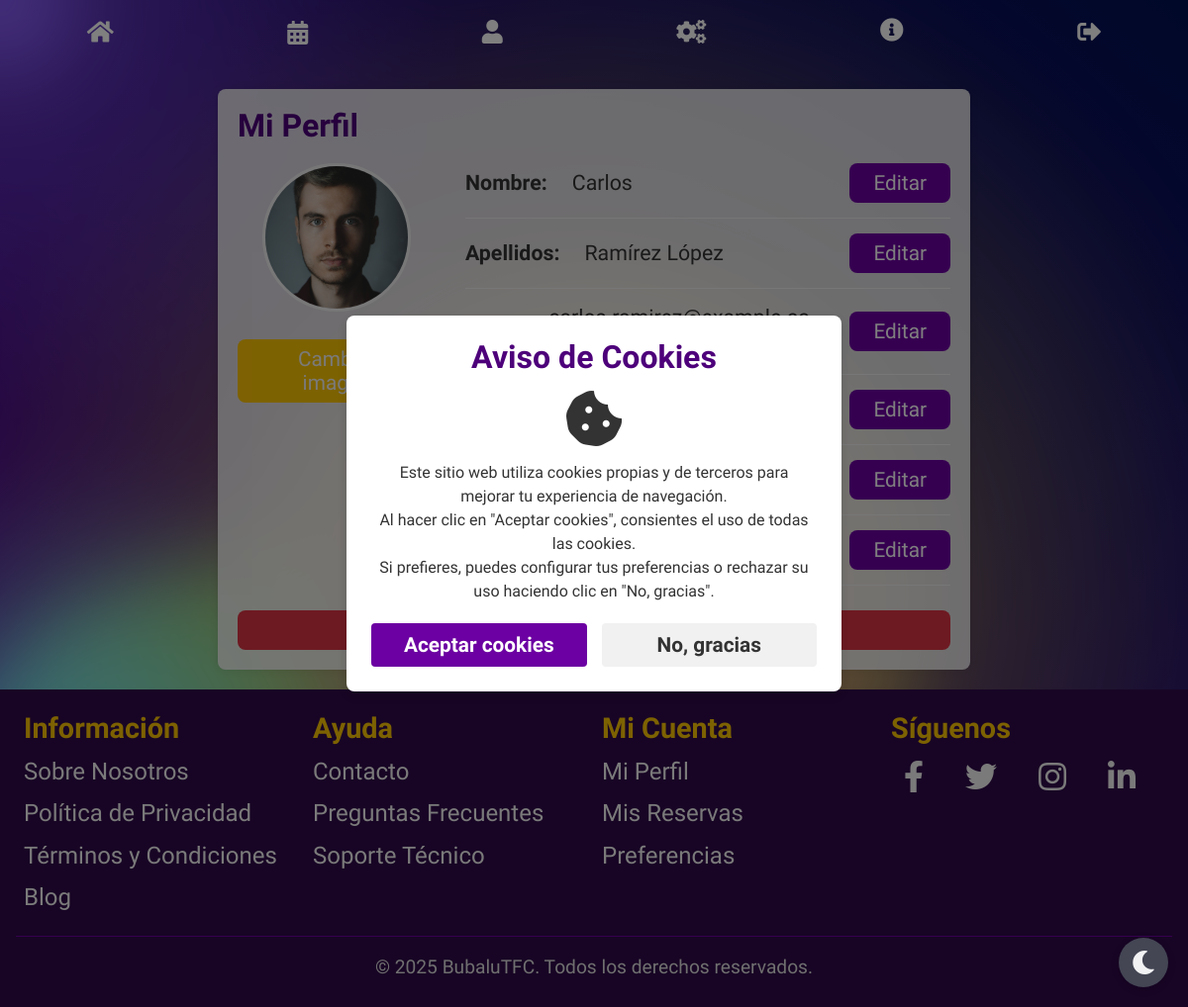
/index.php?controlador=users&action=home (signed in), run on the app's committed database.
### tables this page shows
CREATE TABLE `users` (
  `id_user` int(11) NOT NULL,
  `name` varchar(250) NOT NULL,
  `surnames` varchar(250) NOT NULL,
  `phone_number` int(11) NOT NULL,
  `birthdate` date NOT NULL DEFAULT '1900-01-01',
  `email` varchar(300) NOT NULL,
  `password` varchar(300) NOT NULL,
  `role` enum('customer','administrator') NOT NULL DEFAULT 'customer',
  `avatar_image` varchar(300) NOT NULL DEFAULT 'avatar_images/default_avatar.png',
  `registration_date` timestamp NOT NULL DEFAULT current_timestamp() ON UPDATE current_timestamp()
);

### controller/users_controller.php (called while the page is built, shortened)
<?php
function home()
{
    require_once("model/users_model.php");
    $datos = new Users_model();
    $usuario = $datos->get_user_by_email($_SESSION["nombre"]);
    require_once("view/users_view.php");
}

### model/conectar.php (called while the page is built)
<?php
class Conectar{
    public static function conexion(){
        try {
            $conexion = new mysqli("bbdd.bubalues.com", "ddb254416", "g135Jpkl)62%bj", "ddb254416");
            $conexion->set_charset("utf8mb4");
        } catch (Exception $e) {
            die('Error: '.$e->getMessage());
            }
        return $conexion;
    }
}
?>

### model/users_model.php (called while the page is built, shortened)
<?php
class Users_Model
{
    private $db;
    public function __construct()
    {
        require_once("model/conectar.php");
        $this->db = Conectar::conexion();
    }
    public function get_user_by_email($email)
    {
        $sql = "SELECT * FROM users WHERE email = '$email'";
        $consulta = $this->db->query($sql);
        return $consulta->fetch_assoc();
    }
}

### view/users_view.php (the view, shortened to what this page needs)
<?php
require_once("view/menu.php");
?>
<div class="content-with-menu" style="position: relative;">
    <div class="gradient-bg">
        <div class="gradients-container">
            <div class="g3"></div>
        </div>
    </div>
    <div class="user-profile-container" style="position: relative; z-index: 1;">
        <div class="user-profile">
            <h2>Mi Perfil</h2>
            <div class="profile-content">
                <div class="profile-image-container">
                    <img id="profile-image" src="<?= htmlspecialchars($usuario["avatar_image"] ?? "avatar_images/default_avatar.png") ?>" alt="Imagen de perfil">
                    <form id="upload-avatar-form" enctype="multipart/form-data">
                        <button type="button" id="change-image-btn" class="btn btn-primary">Cambiar imagen</button>
                    </form>
                </div>
                <div class="profile-info">
                    <div class="profile-field">
                        <span class="field-label">Nombre:</span>
                        <span class="field-value" id="name-value"><?= htmlspecialchars($usuario["name"]) ?></span>
                        <button class="edit-service-btn btn btn-secondary" data-field="name">Editar</button>
                    </div>
                    <div class="profile-field">
                        <span class="field-label">Apellidos:</span>
                        <span class="field-value" id="surnames-value"><?= htmlspecialchars($usuario["surnames"]) ?></span>
                        <button class="edit-service-btn btn btn-secondary" data-field="surnames">Editar</button>
                    </div>
                    <div class="profile-field">
                        <span class="field-label">Email:</span>
                        <span class="field-value" id="email-value"><?= htmlspecialchars($usuario["email"]) ?></span>
                        <button class="edit-service-btn btn btn-secondary" data-field="email">Editar</button>
                    </div>
                    <div class="profile-field">
                        <span class="field-label">Contraseña:</span>
                        <span class="field-value" id="password-value">••••••••</span>
                        <button class="edit-service-btn btn btn-secondary" data-field="password">Editar</button>
                    </div>
                    <div class="profile-field">
                        <span class="field-label">Teléfono:</span>
                        <span class="field-value" id="phone_number-value"><?= htmlspecialchars($usuario["phone_number"] ?? "No especificado") ?></span>
                        <button class="edit-service-btn btn btn-secondary" data-field="phone_number">Editar</button>
                    </div>
                    <div class="profile-field">
                        <span class="field-label">Fecha de Nacimiento:</span>
                        <span class="field-value" id="birthdate-value"><?= htmlspecialchars($usuario["birthdate"]) ?></span>
                        <button class="edit-service-btn btn btn-secondary" data-field="birthdate">Editar</button>
                    </div>
                </div>
                <button type="button" id="delete-profile-btn" class="btn btn-danger">Eliminar perfil</button>
            </div>
        </div>
    </div>
</div>
<?php render_site_footer(); ?>

### index.php (shortened to what this page needs)
<?php
$isAjax = (
    !empty($_SERVER['HTTP_X_REQUESTED_WITH']) &&
    strtolower($_SERVER['HTTP_X_REQUESTED_WITH']) === 'xmlhttprequest'
);
if (!$isAjax):
?>
<!DOCTYPE html>
<html lang="en">
<head>
    <link rel="stylesheet" href="styles/global.css">
    <link rel="stylesheet" href="styles/layout.css">
    <link rel="stylesheet" href="styles/responsive.css">
    <link rel="stylesheet" href="styles/dark-theme.css">
    <link rel="stylesheet" href="styles/cookie-modal.css">
    <link rel="stylesheet" href="https://cdnjs.cloudflare.com/ajax/libs/font-awesome/5.15.4/css/all.min.css">
</head>
<body>
<?php endif; ?>
<?php
require_once("controller/front_controller.php");
?>
<?php if (!$isAjax): ?>
    <?php require_once("view/cookie_modal.php"); ?>
</body>
</html>
<?php endif; ?>

### controller/front_controller.php (shortened to what this page needs)
<?php
$action = DEFAULT_ACTION;
if (!empty($_GET['action'])) {
    $action = $_GET['action'];
} elseif (!empty($_POST['action'])) {
    $action = $_POST['action'];
}
try {
    if (is_callable($action)) $action();
    else
        throw new Exception('La accion no existe- 404 not found');
    }catch(Exception $e) {
    console_log($e->getMessage());
}
?>

### view/menu.php (shortened to what this page needs)
<link rel="stylesheet" href="styles/menu_bar.css">
<link rel="stylesheet" href="styles/home.css">
<link rel="stylesheet" href="styles/bubbles.css">
<?php
require_once("view/footer_loader.php");
$is_home_page = true;
if (isset($_GET["controlador"]) && isset($_GET["action"])) {
    if (($_GET["controlador"] == "business" && $_GET["action"] == "home") ||
        ($_GET["controlador"] == "business" && $_GET["action"] == "iniciar") ||
        (!isset($_GET["controlador"]) && !isset($_GET["action"]))) {
        $is_home_page = true;
    } else {
        $is_home_page = false;
    }
}
?>
<?php if (!$is_home_page): ?>
<div class="menu-container with-bubbles">
<?php endif; ?>
<?php if (isset($_SESSION["nombre"])): ?>
    <div class="icon-menu-logged">
        <a href="index.php?controlador=business&action=home" class="icon-menu-item">
            <i class="fas fa-home"></i>
        </a>
        <?php if ($_SESSION["role"] === "administrator"): ?>
            <div class="dropdown-calendar">
                <a href="#" class="icon-menu-item dropdown-toggle">
                    <i class="fas fa-calendar-alt"></i>
                </a>
            </div>
        <?php else: ?>
            <a href="index.php?controlador=users&action=reservas" class="icon-menu-item">
                <i class="fas fa-calendar-alt"></i>
            </a>
        <?php endif; ?>
        <a href="index.php?controlador=users&action=home" class="icon-menu-item">
            <i class="fas fa-user"></i>
        </a>
        <?php if ($_SESSION["role"] === "administrator"): ?>
            <a href="index.php?controlador=administrator&action=home" class="icon-menu-item">
                <i class="fas fa-cogs"></i>
            </a>
            <a href="index.php?controlador=administrator&action=view_pending_requests" class="icon-menu-item notification-icon-container">
                <i class="fas fa-info-circle"></i>
            </a>
        <?php endif; ?>
        <a href="index.php?controlador=business&action=desconectar" class="icon-menu-item">
            <i class="fas fa-sign-out-alt"></i>
        </a>
    </div>
<?php endif; ?>
<?php if (!$is_home_page): ?>
</div>
<?php endif; ?>

### view/footer_loader.php
<?php
if (!function_exists('render_site_footer')) {
    function render_site_footer() {
        echo '<link rel="stylesheet" href="styles/footer.css">';
        echo <<<HTML
        <footer class="site-footer">
            <div class="footer-content">
                <div class="footer-column">
                    <h4>Información</h4>
                    <ul>
                        <li><a href="#">Sobre Nosotros</a></li>
                        <li><a href="#">Política de Privacidad</a></li>
                        <li><a href="#">Términos y Condiciones</a></li>
                        <li><a href="#">Blog</a></li>
                    </ul>
                </div>
                <div class="footer-column">
                    <h4>Ayuda</h4>
                    <ul>
                        <li><a href="#">Contacto</a></li>
                        <li><a href="#">Preguntas Frecuentes</a></li>
                        <li><a href="#">Soporte Técnico</a></li>
                    </ul>
                </div>
                <div class="footer-column">
                    <h4>Mi Cuenta</h4>
                    <ul>
                        <li><a href="index.php?controlador=users&action=home">Mi Perfil</a></li>
                        <li><a href="index.php?controlador=users&action=reservas">Mis Reservas</a></li>
                        <li><a href="#">Preferencias</a></li>
                    </ul>
                </div>
                <div class="footer-column">
                    <h4>Síguenos</h4>
                    <div class="social-icons">
                        <a href="#" aria-label="Facebook"><i class="fab fa-facebook-f"></i></a>
                        <a href="#" aria-label="Twitter"><i class="fab fa-twitter"></i></a>
                        <a href="#" aria-label="Instagram"><i class="fab fa-instagram"></i></a>
                        <a href="#" aria-label="LinkedIn"><i class="fab fa-linkedin-in"></i></a>
                    </div>
                </div>
            </div>
            <div class="footer-bottom">
                <p>&copy; 2025 BubaluTFC. Todos los derechos reservados.</p>
            </div>
        </footer>
HTML;
    }
}
?>

### view/cookie_modal.php (shortened to what this page needs)
<div id="cookieModalOverlay" class="cookie-modal-overlay">
    <div id="cookieModal" class="cookie-modal">
        <div class="cookie-modal-header">
            <h3>Aviso de Cookies</h3>
        </div>
        <div class="cookie-modal-content">
            <i class="fas fa-cookie-bite"></i>
            <p>Este sitio web utiliza cookies propias y de terceros para mejorar tu experiencia de navegación. <br>
            Al hacer clic en "Aceptar cookies", consientes el uso de todas las cookies. <br>
            Si prefieres, puedes configurar tus preferencias o rechazar su uso haciendo clic en "No, gracias".</p>
        </div>
        <div class="cookie-modal-actions">
            <button id="cookieAcceptBtn" class="cookie-accept-btn">Aceptar cookies</button>
            <button id="cookieDeclineBtn" class="cookie-decline-btn">No, gracias</button>
        </div>
    </div>
</div>

### styles/global.css (style rules this page uses)
:root { --purple-dark: #4d007a; --purple-medium: #5a008d; --purple-regular: #6c00a2; --purple-light: #7d33b5; --purple-lighter: #8e66c8; --purple-pale: #a099db; --purple-very-pale: #b3ccec; --purple-almost-white: #c6fff0; --purple-white: #daffee; --accent-yellow: #fbc404; --white: #FFFFFF; --light-gray: #F5F5F5; --medium-gray: #E0E0E0; --dark-gray: #333333; --success: #4CAF50; --warning: #fbc404; --error: #F44336; --info: #6c00a2; --spacing-xs: 0.25rem; --spacing-sm: 0.5rem; --spacing-md: 1rem; --spacing-lg: 1.5rem; --spacing-xl: 2rem; --border-radius-sm: 4px; --border-radius-md: 8px; --border-radius-lg: 16px; --box-shadow: 0 2px 10px rgba(0, 0, 0, 0.1); --transition-fast: 0.2s ease; --transition-normal: 0.3s ease; --transition-slow: 0.5s ease; }
* { margin: 0; padding: 0; box-sizing: border-box; }
html { font-size: 16px; scroll-behavior: smooth; height: 100%; min-width: 320px; }
body { font-family: "Dongle", sans-serif; line-height: 1.3; color: var(--dark-gray); background-color: var(--white); font-size: 1.6rem; display: flex; flex-direction: column; min-height: 100%; }
.content-with-menu { flex-grow: 1; }
h1, h2, h3 { font-family: "Dongle", sans-serif; line-height: 1.1; margin-bottom: var(--spacing-md); color: var(--purple-dark); font-weight: 700; }
h4, h5, h6 { font-family: "Dongle", sans-serif; line-height: 1.1; margin-bottom: var(--spacing-md); color: var(--purple-regular); font-weight: 400; }
h2 { font-size: 2rem; }
h3 { font-size: 1.75rem; }
h4 { font-size: 1.5rem; }
p { margin-bottom: var(--spacing-md); }
a { color: var(--purple-regular); text-decoration: none; transition: color var(--transition-fast); }
img { max-width: 100%; height: auto; }
.btn { display: inline-block; font-family: "Dongle", sans-serif; font-size: 1.3rem; padding: var(--spacing-sm) var(--spacing-lg); border-radius: var(--border-radius-md); border: none; cursor: pointer; transition: all var(--transition-normal); text-align: center; font-weight: 400; }
.btn-primary { background-color: var(--accent-yellow); color: var(--light-gray); }
.btn-secondary { background-color: var(--purple-regular); color: var(--white); }

### styles/layout.css (style rules this page uses)
.footer-column { flex: 1; min-width: 250px; }
.footer-bottom { padding-top: var(--spacing-md); border-top: 1px solid rgba(255, 255, 255, 0.1); text-align: center; color: var(--blue-white); font-size: 0.9rem; }

### styles/responsive.css (style rules this page uses)
:root { --breakpoint-sm: 576px; --breakpoint-md: 768px; --breakpoint-lg: 992px; --breakpoint-xl: 1200px; }

### styles/dark-theme.css (style rules this page uses)
:root { --dark-bg-primary: #202123; --dark-bg-secondary: #343541; --dark-bg-tertiary: #444654; --dark-bg-input: #40414f; --dark-text-primary: #f1f1f3; --dark-text-secondary: #c5c5d2; --dark-text-tertiary: #8e8ea0; --dark-accent-primary: #fbc404; --dark-accent-secondary: #d9a404; --dark-success: #2a9d8f; --dark-warning: #e9c46a; --dark-error: #e76f51; --dark-info: #4d96ff; --dark-border-color: #4d4d4f; --dark-box-shadow: 0 2px 10px rgba(0, 0, 0, 0.3); }

### styles/cookie-modal.css (style rules this page uses)
.cookie-modal-overlay { position: fixed; top: 0; left: 0; width: 100%; height: 100%; background-color: rgba(0, 0, 0, 0.5); display: flex; justify-content: center; align-items: center; z-index: 1000; opacity: 0; visibility: hidden; transition: opacity 0.3s ease, visibility 0.3s ease; }
.cookie-modal-overlay.active { opacity: 1; visibility: visible; }
.cookie-modal { background-color: var(--white, #ffffff); border-radius: 8px; box-shadow: 0 4px 12px rgba(0, 0, 0, 0.15); width: 90%; max-width: 500px; padding: 25px; position: relative; z-index: 1001; transform: translateY(20px); opacity: 0; transition: transform 0.3s ease, opacity 0.3s ease; }
.cookie-modal.active { transform: translateY(0); opacity: 1; }
.cookie-modal-header { display: flex; justify-content: center; margin-bottom: 15px; color: var(--dark-gray); }
.cookie-modal-header h3 { font-size: 2rem; margin: 0; color: var(--purple-dark); }
.cookie-modal-content { font-size: 1rem; text-align: center; margin-bottom: 20px; color: var(--dark-gray); line-height: 1.5; }
.fas.fa-cookie-bite { display: flex; justify-content: center; font-size: 3.5rem; margin: 10px 10px 15px 10px; }
.cookie-modal-actions { display: flex; justify-content: space-between; gap: 15px; }
.cookie-modal-actions button { padding: 10px 15px; border-radius: 4px; border: none; cursor: pointer; font-weight: 600; font-size: 1.3rem; transition: background-color 0.2s ease; flex: 1; font-family: 'Dongle', sans-serif; }
.cookie-accept-btn { background-color: var(--purple-regular, #6a0dad); color: white; }
.cookie-decline-btn { background-color: #f1f1f1; color: #333; }

### data on the page
users: avatar_image (picture), name "Carlos", surnames "Ramírez López"
